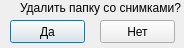
<?xml version="1.0" encoding="UTF-8"?>
<ui version="4.0">
 <class>Dialog</class>
 <widget class="QDialog" name="Dialog">
  <property name="geometry">
   <rect>
    <x>0</x>
    <y>0</y>
    <width>184</width>
    <height>48</height>
   </rect>
  </property>
  <property name="sizePolicy">
   <sizepolicy hsizetype="Fixed" vsizetype="Fixed">
    <horstretch>0</horstretch>
    <verstretch>0</verstretch>
   </sizepolicy>
  </property>
  <property name="minimumSize">
   <size>
    <width>184</width>
    <height>48</height>
   </size>
  </property>
  <property name="maximumSize">
   <size>
    <width>184</width>
    <height>48</height>
   </size>
  </property>
  <property name="windowTitle">
   <string>Dialog</string>
  </property>
  <property name="sizeGripEnabled">
   <bool>false</bool>
  </property>
  <property name="modal">
   <bool>false</bool>
  </property>
  <widget class="QLabel" name="label">
   <property name="geometry">
    <rect>
     <x>20</x>
     <y>0</y>
     <width>161</width>
     <height>16</height>
    </rect>
   </property>
   <property name="text">
    <string>Удалить папку со снимками?</string>
   </property>
  </widget>
  <widget class="QPushButton" name="yesButton">
   <property name="geometry">
    <rect>
     <x>10</x>
     <y>20</y>
     <width>75</width>
     <height>23</height>
    </rect>
   </property>
   <property name="text">
    <string>Да</string>
   </property>
  </widget>
  <widget class="QPushButton" name="noButton">
   <property name="geometry">
    <rect>
     <x>100</x>
     <y>20</y>
     <width>75</width>
     <height>23</height>
    </rect>
   </property>
   <property name="text">
    <string>Нет</string>
   </property>
  </widget>
 </widget>
 <resources/>
 <connections/>
</ui>
